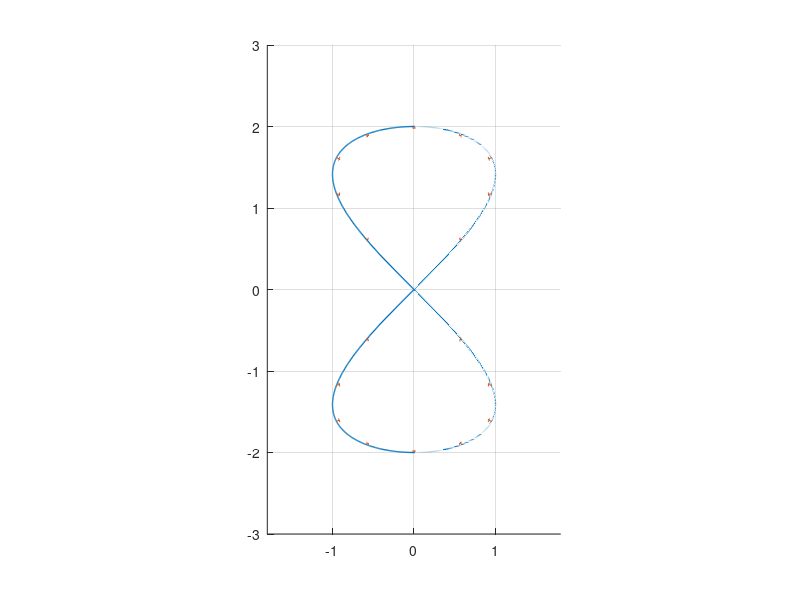
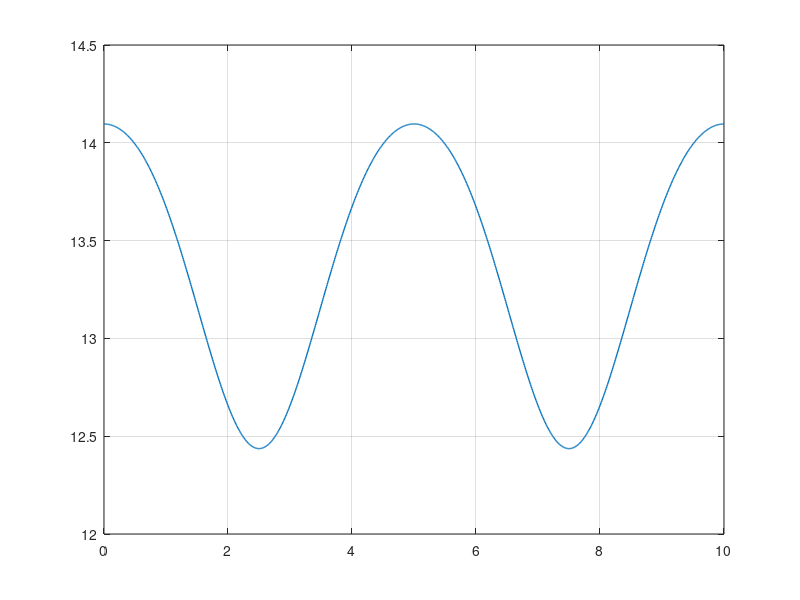
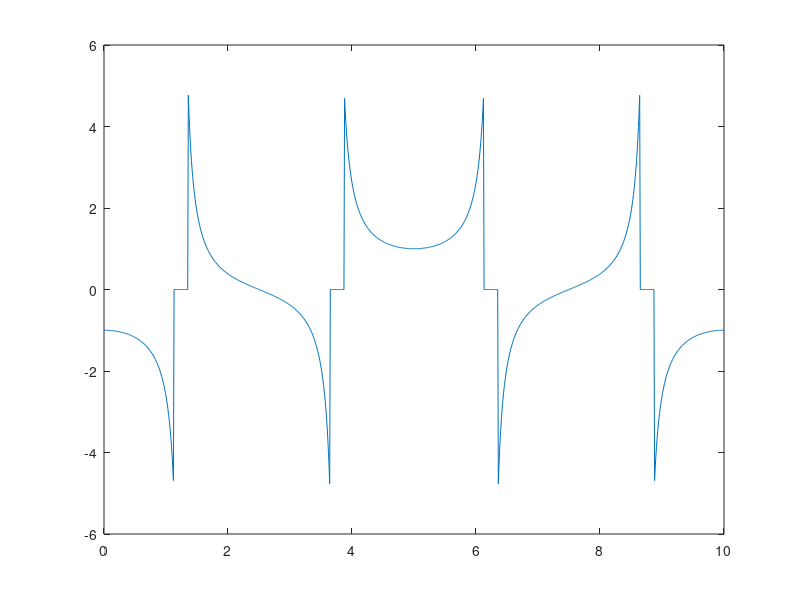
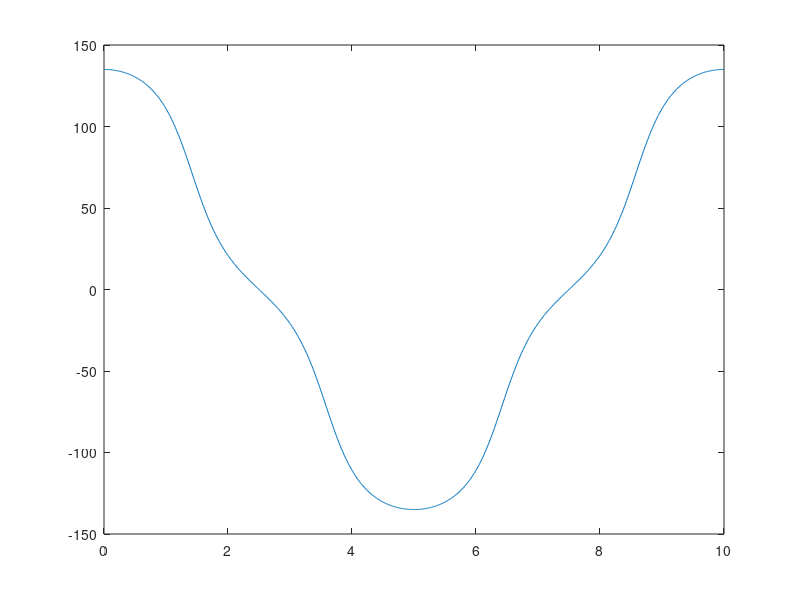

Reproduce these figures in MATLAB, in order.
%% Define and plot the trajectory 

T = 10;
w = 2*pi/T;

h = 1e-2;
t = 0:h:T;

x = sin(2*(w*t-pi/2));
y = 2*cos(w*t-pi/2);
z = 1.2 + 0.4*cos(2*w*t-pi);

vx = 2*w*cos(2*(w*t-pi/2));
vy = -2*w*sin(w*t-pi/2);
vz = -0.8*w*sin(2*w*t-pi);

ax = -4*w^2*sin(2*(w*t-pi/2));
ay = -2*w^2*cos(w*t-pi/2);
az = -1.6*w^2*cos(2*w*t-pi);

% Plot

figure
hold on
plot3(x,y,z,'LineWidth',1);
dt = T/20;
ds = 1:floor(dt/h):length(t);
quiver3(x(ds),y(ds),z(ds),ax(ds),ay(ds),az(ds)+9.81,0.3);
grid on
axis equal
xlim([-1.8,1.8]);
ylim([-3,3]);
zlim([0,2]);


%% Compute and plot the thrust norm over time, during the trajectory
m = 1.35;
Thrust = m*vecnorm(9.81*[0;0;1] + [ax;ay;az]);

figure
plot(t,Thrust,'LineWidth',1);
grid on

%% 
v_dir = vy./vx;
v_dir(abs(v_dir)>5) = 0;
figure
plot(t,v_dir)
figure
plot(t,atan2d(vy,vx))
%hold on
%plot(t,atand(vy./vx))